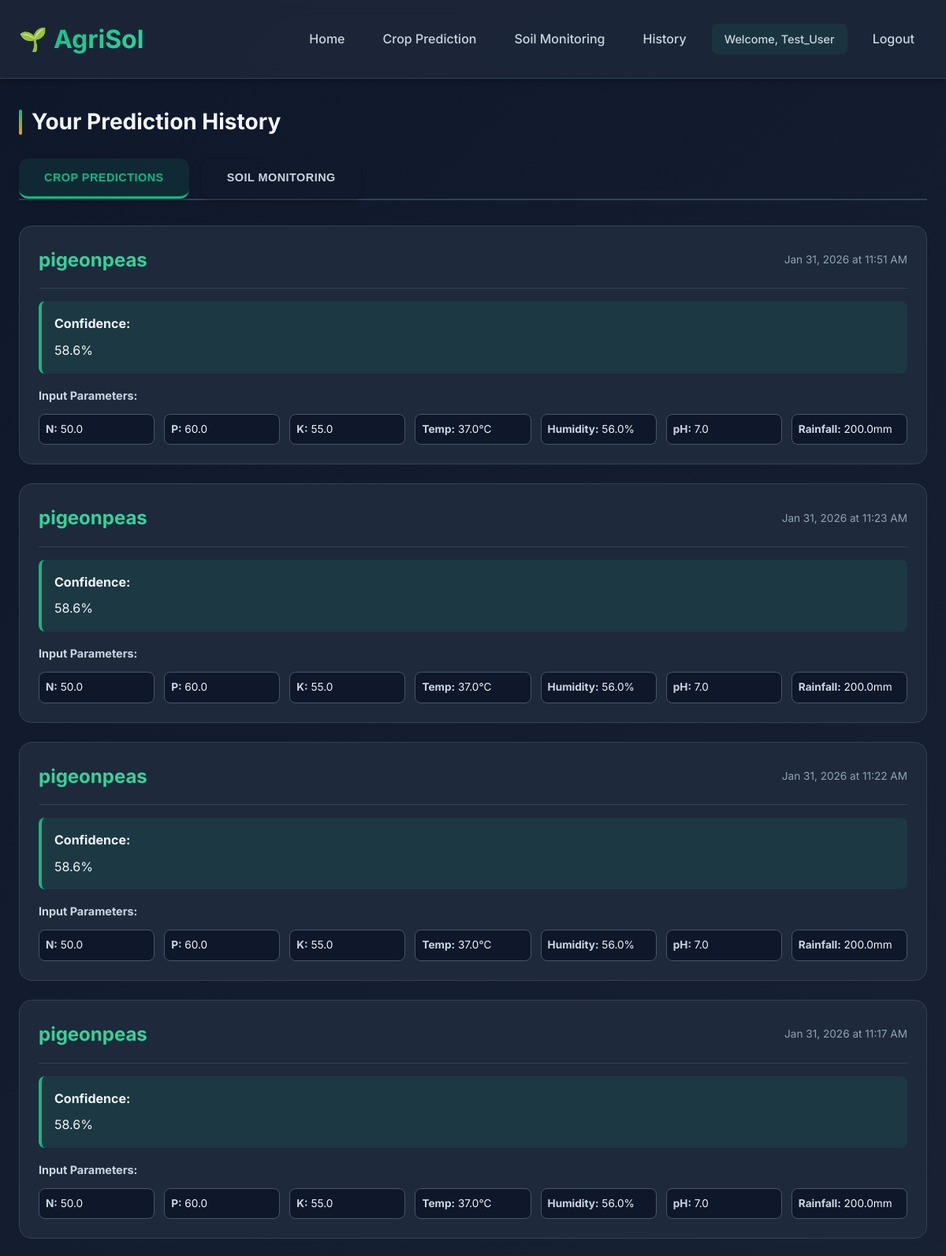
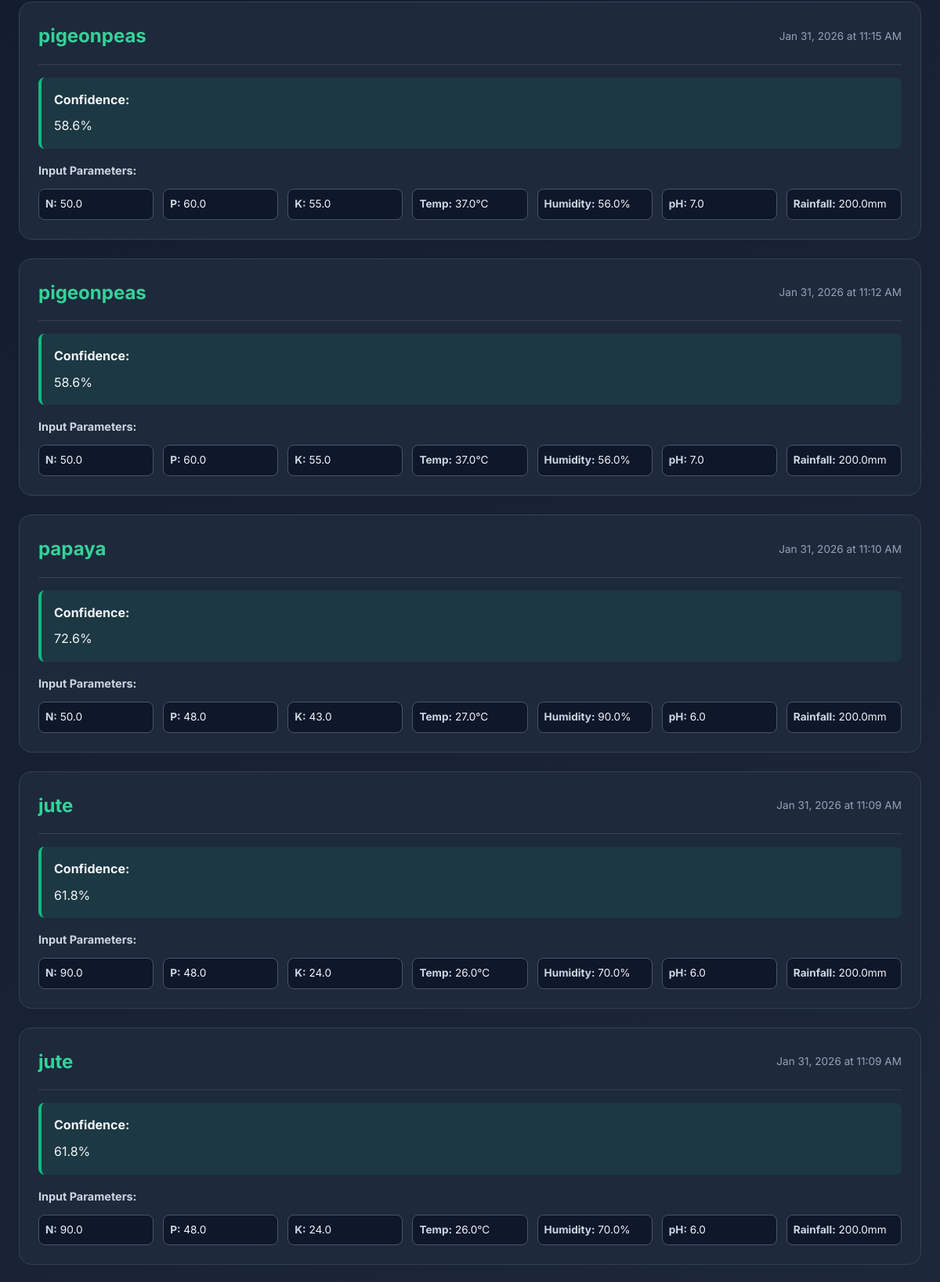
Screenshot of /history (signed in, upper part) with the database file from the repository (2 pictures, top to bottom).
### database.py (models this page shows, shortened)
class User(UserMixin, db.Model):
    __tablename__ = 'users'
    id = db.Column(db.Integer, primary_key=True)
    username = db.Column(db.String(80), unique=True, nullable=False, index=True)
    email = db.Column(db.String(120), unique=True, nullable=False, index=True)
    password_hash = db.Column(db.String(255), nullable=False)
    created_at = db.Column(db.DateTime, default=datetime.utcnow)
    crop_predictions = db.relationship('CropPrediction', backref='user', lazy=True, cascade='all, delete-orphan')
    soil_predictions = db.relationship('SoilPrediction', backref='user', lazy=True, cascade='all, delete-orphan')

class CropPrediction(db.Model):
    __tablename__ = 'crop_predictions'
    id = db.Column(db.Integer, primary_key=True)
    user_id = db.Column(db.Integer, db.ForeignKey('users.id'), nullable=False, index=True)
    N = db.Column(db.Float, nullable=False)
    P = db.Column(db.Float, nullable=False)
    K = db.Column(db.Float, nullable=False)
    temperature = db.Column(db.Float, nullable=False)
    humidity = db.Column(db.Float, nullable=False)
    ph = db.Column(db.Float, nullable=False)
    rainfall = db.Column(db.Float, nullable=False)
    predicted_crop = db.Column(db.String(100), nullable=False)
    confidence = db.Column(db.Float, nullable=False)
    created_at = db.Column(db.DateTime, default=datetime.utcnow, index=True)

### app.py (the view, shortened to what this page needs)
@app.route('/history')
@login_required
def history():
    import json
    page = request.args.get('page', 1, type=int)
    per_page = 10
    crop_predictions = CropPrediction.query.filter_by(user_id=current_user.id)\
        .order_by(CropPrediction.created_at.desc())\
        .paginate(page=page, per_page=per_page, error_out=False)
    soil_predictions = SoilPrediction.query.filter_by(user_id=current_user.id)\
        .order_by(SoilPrediction.created_at.desc())\
        .paginate(page=page, per_page=per_page, error_out=False)
    return render_template('history.html',
                         crop_predictions=crop_predictions,
                         soil_predictions=soil_predictions)

### app.py (called while the page is built)
@login_manager.user_loader
def load_user(user_id):
    return User.query.get(int(user_id))

### templates/history.html (shortened to what this page needs)
{% extends "base.html" %}
{% block content %}
<div class="history-container">
    <h2 class="section-title">Your Prediction History</h2>
    <div class="tabs">
        <button class="tab-button active" onclick="showTab('crop')">Crop Predictions</button>
        <button class="tab-button" onclick="showTab('soil')">Soil Monitoring</button>
    </div>
    <div id="crop-tab" class="tab-content active">
        {% if crop_predictions.items %}
        <div class="predictions-grid">
            {% for pred in crop_predictions.items %}
            <div class="prediction-card">
                <div class="prediction-header">
                    <h3>{{ pred.predicted_crop }}</h3>
                    <span class="prediction-date">{{ pred.created_at.strftime('%b %d, %Y at %I:%M %p') }}</span>
                </div>
                <div class="prediction-body">
                    <div class="prediction-result">
                        <strong>Confidence:</strong> {{ (pred.confidence * 100)|round(1) }}%
                    </div>
                    <div class="prediction-inputs">
                        <h4>Input Parameters:</h4>
                        <div class="input-grid">
                            <div><strong>N:</strong> {{ pred.N|round(1) }}</div>
                            <div><strong>P:</strong> {{ pred.P|round(1) }}</div>
                            <div><strong>K:</strong> {{ pred.K|round(1) }}</div>
                            <div><strong>Temp:</strong> {{ pred.temperature|round(1) }}°C</div>
                            <div><strong>Humidity:</strong> {{ pred.humidity|round(1) }}%</div>
                            <div><strong>pH:</strong> {{ pred.ph|round(2) }}</div>
                            <div><strong>Rainfall:</strong> {{ pred.rainfall|round(1) }}mm</div>
                        </div>
                    </div>
                </div>
            </div>
            {% endfor %}
        </div>
        {% else %}
        <div class="empty-state">
            <p>📊 No crop predictions yet</p>
            <p class="empty-subtitle">Make your first prediction to see it here!</p>
            <a href="/" class="btn btn-primary">Make a Prediction</a>
        </div>
        {% endif %}
    </div>
</div>
{% endblock %}

### templates/base.html (shortened to what this page needs)
<!doctype html>
<html lang="en">
<head>
  <link rel="stylesheet" href="/static/css/styles.css">
</head>
<body>
  <header>
    <div class="container">
      <h1>AgriSol</h1>
      <nav>
        <a href="/">Home</a>
        {% if current_user.is_authenticated %}
        <a href="{{ url_for('crop_prediction_page') }}">Crop Prediction</a>
        <a href="{{ url_for('soil_monitoring_page') }}">Soil Monitoring</a>
        <a href="{{ url_for('history') }}">History</a>
        <span class="user-info">Welcome, {{ current_user.username }}</span>
        <a href="{{ url_for('auth.logout') }}">Logout</a>
        {% else %}
        <a href="{{ url_for('auth.login') }}">Login</a>
        <a href="{{ url_for('auth.signup') }}">Sign Up</a>
        {% endif %}
      </nav>
    </div>
  </header>
  <main>
    {% block content %}{% endblock %}
  </main>
</body>
</html>

### rows the page displays
User: username "Test_User"
CropPrediction: predicted_crop "pigeonpeas", created_at "Jan 31, 2026 at 11:51 AM", (pred.confidence*100)|round(1) "58.6", N "50.0", P "60.0", K "55.0", temperature "37.0", humidity "56.0", ph "7.0", rainfall "200.0"
CropPrediction: predicted_crop "pigeonpeas", created_at "Jan 31, 2026 at 11:23 AM", (pred.confidence*100)|round(1) "58.6", N "50.0", P "60.0", K "55.0", temperature "37.0", humidity "56.0", ph "7.0", rainfall "200.0"
CropPrediction: predicted_crop "pigeonpeas", created_at "Jan 31, 2026 at 11:22 AM", (pred.confidence*100)|round(1) "58.6", N "50.0", P "60.0", K "55.0", temperature "37.0", humidity "56.0", ph "7.0", rainfall "200.0"
CropPrediction: predicted_crop "pigeonpeas", created_at "Jan 31, 2026 at 11:17 AM", (pred.confidence*100)|round(1) "58.6", N "50.0", P "60.0", K "55.0", temperature "37.0", humidity "56.0", ph "7.0", rainfall "200.0"
CropPrediction: predicted_crop "pigeonpeas", created_at "Jan 31, 2026 at 11:15 AM", (pred.confidence*100)|round(1) "58.6", N "50.0", P "60.0", K "55.0", temperature "37.0", humidity "56.0", ph "7.0", rainfall "200.0"
CropPrediction: predicted_crop "pigeonpeas", created_at "Jan 31, 2026 at 11:12 AM", (pred.confidence*100)|round(1) "58.6", N "50.0", P "60.0", K "55.0", temperature "37.0", humidity "56.0", ph "7.0", rainfall "200.0"
CropPrediction: predicted_crop "papaya", created_at "Jan 31, 2026 at 11:10 AM", (pred.confidence*100)|round(1) "72.6", N "50.0", P "48.0", K "43.0", temperature "27.0", humidity "90.0", ph "6.0", rainfall "200.0"
CropPrediction: predicted_crop "jute", created_at "Jan 31, 2026 at 11:09 AM", (pred.confidence*100)|round(1) "61.8", N "90.0", P "48.0", K "24.0", temperature "26.0", humidity "70.0", ph "6.0", rainfall "200.0"
CropPrediction: predicted_crop "jute", created_at "Jan 31, 2026 at 11:09 AM", (pred.confidence*100)|round(1) "61.8", N "90.0", P "48.0", K "24.0", temperature "26.0", humidity "70.0", ph "6.0", rainfall "200.0"
